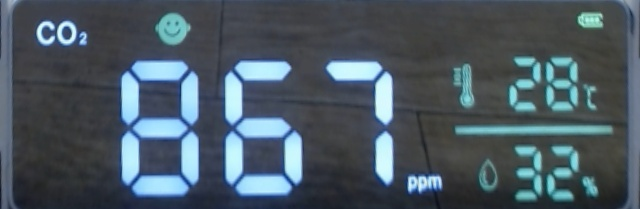
#> input picture image2.jpg, 640 x 209 px
$ python my_segment.py
#> lines starting #> are read from the running program, lines starting #| are printed output that depends on the picture; after the words box and inside, x2 and y2 are one past the last pixel; in counts of white or black regions, pixels touching at a corner belong together
#> further down, image is the input picture: shape (209, 640, 3); mean B, G, R 99.7, 89.5, 75.2
import cv2

class Seven_segmemt_characters:
    def __init__(self, type):
        self.name = type
        self.value = ""
        self.is_readable = False
        self.cnt = 2                                        # エリアの中に格納されている文字数

        if type == "co2":
            self.width, self.height = 78, 132               # 7セグ文字の幅、高さ
            self.thickness, self.space = 18, 13             # セグメントの幅、文字間の隙間
            self.areas = [(31, 63), (225, 63)]              # 7セグ文字エリアの左上座標
        elif type == "tmp":
            self.width, self.height = 32, 54
            self.thickness, self.space = 8, 5
            self.areas = [(509, 58)]
            self.pos = getPos(self)
        elif type == "hum":
            self.width, self.height = 32, 54
            self.thickness, self.space = 8, 5
            self.areas = [(511, 147)]

        self.pos = getPos(self)                             # 7セグ文字の各セグメントの座標を算出する


def getPos(obj):
    width = obj.width                                # 7セグ文字の幅
    height = obj.height                              # 7セグ文字の高さ
    thickness = obj.thickness                        # セグメントの幅

    # 7個のセグメントの座標
    xa, ya = width//2, thickness//2                     # 上
    xb, yb = width-thickness//2, height//4              # 右上
    xc, yc = xb, 3*yb                                   # 右下
    xd, yd = xa, height-thickness//2                    # 下
    xe, ye = thickness//2, yc                           # 左下
    xf, yf = xe, yb                                     # 左上
    xg, yg = xa, height//2                              # 中
    return [(xa,ya), (xb,yb), (xc,yc), (xd,yd), (xe,ye), (xf,yf), (xg,yg)]


DIGIT = {"0": [1,1,1,1,1,1,0],
         "1": [0,1,1,0,0,0,0],
         "2": [1,1,0,1,1,0,1],
         "3": [1,1,1,1,0,0,1],
         "4": [0,1,1,0,0,1,1],
         "5": [1,0,1,1,0,1,1],
         "6": [1,0,1,1,1,1,1],
         "7": [1,1,1,0,0,0,0],
         "8": [1,1,1,1,1,1,1],
         "9": [1,1,1,1,0,1,1],
         "-": [0,0,0,0,0,0,1],
         "_": [0,0,0,1,0,0,0],
         " ": [0,0,0,0,0,0,0],
         }


def read_7segs(image, obj):
    str_num = ""                                            # 読み取った数字が入る変数
    ret = True                                              # 正しく読み取れたかどうかの初期値はTrue
    gray = cv2.cvtColor(image, cv2.COLOR_BGR2GRAY)          # グレー化
    _, gray = cv2.threshold(gray, 0, 255, cv2.THRESH_OTSU)  # 二値化
    for i in range(obj.cnt):                                # 7セグ数字の数だけループ
        x1 = i*(obj.width + obj.space)                      # 文字の左座標
        x2 = x1 + obj.width                                 # 右座標（左座標＋文字幅）
        roi = gray[:, x1:x2]                                # 1文字の画像
        seg = []                                            # セグメントオンオフ状況の初期値
        for pos in obj.pos:                                 # 1文字の中の各セグメント
            x, y = pos                                      # 注目する場所
            val = 1 if roi[y][x]==255 else 0                # そこの値によって1か0を取る
            seg.append(val)                                 # 配列変数に追加する
            image = cv2.circle(image, (x1+x,y), 3, (0,0,255), 1)       # 注目する場所を丸で囲む
        for key, value in DIGIT.items():                    # 数字辞書で
            if seg == value:                                # セグメントのオンオフ状況が一致したら
                str_num += key                              # そのキーの値を追加する
                break                                       # ループを抜ける
        else:                                               # ループを完走しなかったら　つまり数字辞書になかったら
            ret = False                                     # 結果をFalseにする
            str_num += "?"                                  # ?を追加する
    return ret, str_num, image


def readROI(image, obj):
    is_readable = True                                          # 全部正しく読み取れたかどうかの初期値
    str_value = ""                                              # 読み取り結果の初期値
    for x1, y1 in obj.areas:                                    # 各エリアの左上座標について
        x2 = x1 + obj.cnt*obj.width + (obj.cnt-1)*obj.space     # 右座標
        y2 = y1 + obj.height                                    # 下座標
        roi = image[y1:y2, x1:x2]                               # 7セグ文字があるエリア
        ret, val, roi = read_7segs(roi, obj)                    # エリア内の7セグ数字を読み取ると共に注目ポイントを丸で囲む
        image[y1:y2, x1:x2] = roi                               # 変更したROIを元画像に織り込む
        str_value += val                                        # それを結果に追加する
        if (not ret) or val.strip() == "":                      # 正しく読み取れていなかったら　もしくは　読み取り結果が全部" "で中身なしだったら
            is_readable = False                                 # 総合結果をFalseにする
        # cv2.rectangle(image, (x1,y1), (x2,y2), (0,0,255), 1)
    obj.is_readable = is_readable
    obj.value = str_value.strip()                               # この時点ではまだ文字列


def read_value_in_image(image, objs):
    result = [True]                                             # 戻り値の初期値
    for obj in objs:
        readROI(image, obj)
        result.append(obj.value)
        if not obj.is_readable:
            result[0] = False
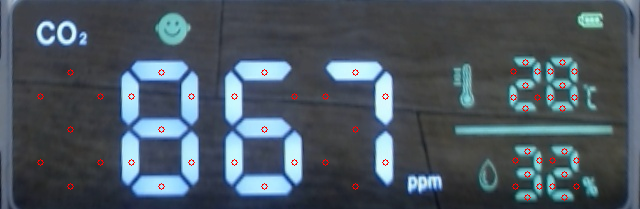
#> image: shape (209, 640, 3); 0.67% of pixels changed, all inside (x1, y1, x2, y2) = (37, 59, 580, 201)
#> after the loop, result = [True, '867', '28', '32']
    return result

if __name__=="__main__":
    filename = "image2.jpg"
    image = cv2.imread(filename)
    co2 = Seven_segmemt_characters("co2")
    tmp = Seven_segmemt_characters("tmp")
    hum = Seven_segmemt_characters("hum")

    ret, value_co2, value_tmp, value_hum = read_value_in_image(image, [co2, tmp, hum])
#> ret = True; value_co2 = '867'; value_tmp = '28'; value_hum = '32'
    print(ret, value_co2, value_tmp, value_hum)
#| True 867 28 32

    cv2.imshow("co2", image)
    cv2.waitKey(0)
    cv2.imwrite("seg2_"+filename, image)
    cv2.destroyAllWindows()
